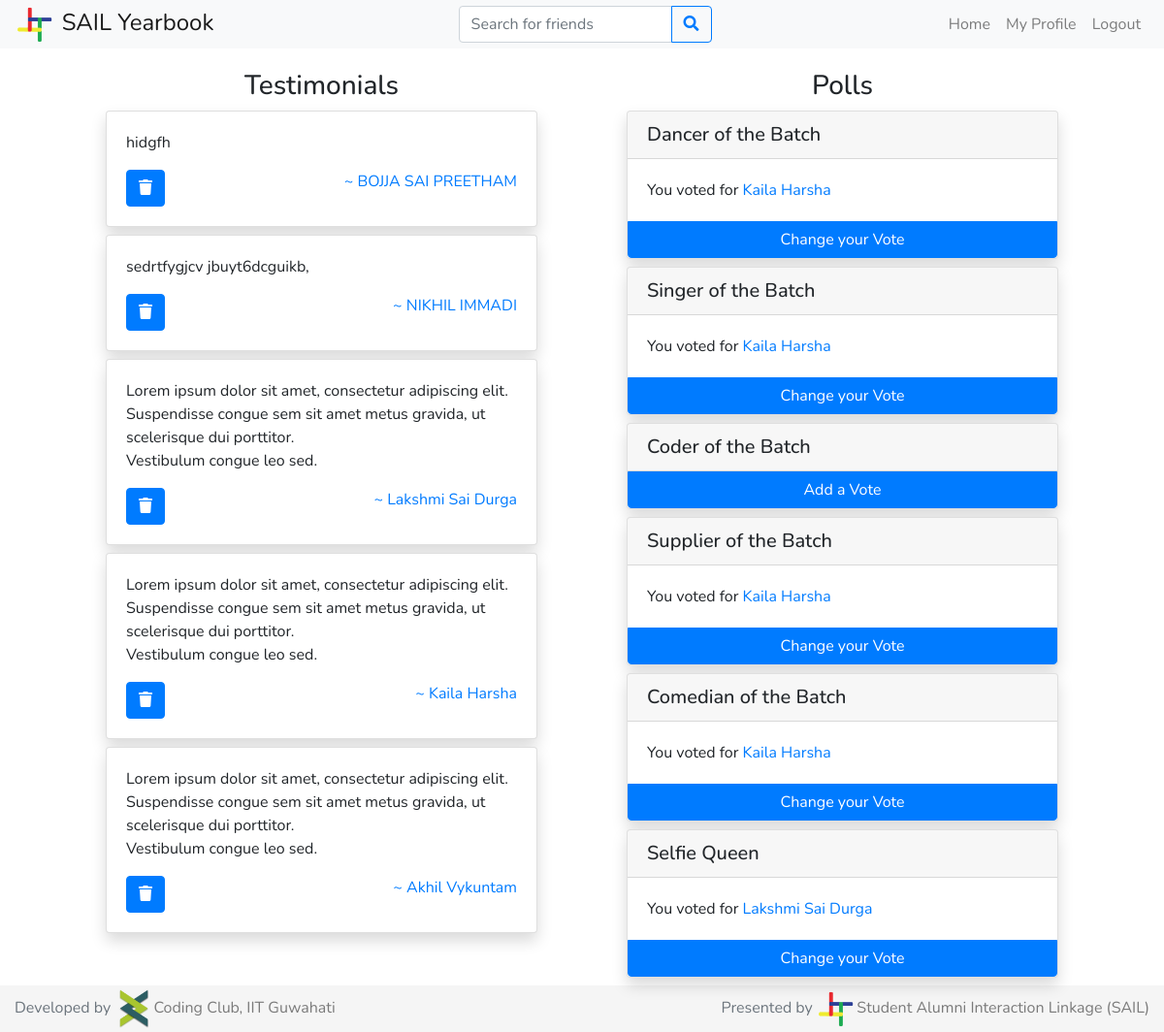
Screenshot of / (signed in) with the database file from the repository.
### students/models.py (models this page shows, shortened)
class Testimonial(models.Model):
    favourite = models.BooleanField(default=False)
    given_by = models.ForeignKey(Profile, null=True, on_delete=models.CASCADE, related_name='given_by')
    content = models.TextField(max_length = 1000)
    given_to = models.ForeignKey(Profile, null=True, on_delete=models.CASCADE, related_name='given_to')

class Profile(models.Model):
    btech = '01'
    mtech = '41'
    phd = '61'
    msc = '21'
    msr = '43'
    ma = '22'
    bdes = '02'
    mdes = '42'
    program_values = (
        (btech, 'BTech'),
        (mtech, 'MTech'),
        (phd, 'PhD'),
        (msc, 'MSc'),
        (msr, 'MS-R'),
        (ma, 'MA'),
        (bdes, 'BDes'),
        (mdes, 'MDes')
    )
    cse = '01'
    ece = '02'
    me = '03'
    ce = '04'
    dd = '05'
    bsbe = '06'
    cl = '07'
    cst = '22'
    eee = '10'
    ma = '23'
    ph = '21'
    rt = '54'
    hss = '41'
    enc = '51'
    env = '52'
    nt = '53'
    lst = '55'
    department_values = (
        (cse, 'Computer Science & Engineering'),
        (ece, 'Electronics & Communication Engineering'),
        (me, 'Mechanical Engineering'),
        (ce, 'Civil Engineering'),
        (dd, 'Design'),
        (bsbe, 'Biosciences & Bioengineering'),
        (cl, 'Chemical Engineering'),
        (cst, 'Chemical Science & Technology'),
        (eee, 'Electronics & Electrical Engineering'),
        (ma, 'Mathematics & Computing'),
        (ph, 'Engineering Physics'),
        (rt, 'Rural Technology'),
        (hss, 'Humanities & Social Sciences'),
        (enc, 'Centre for Energy'),
        (env, 'Centre for Environment'),
        (nt, 'Centre for Nanotechnology'),
        (lst, 'Centre for Linguistic Science & Technology'),
    )
    profile_pic = models.ImageField(upload_to='profile_pics/', default='profile_pics/no-profile-pic.png')
    user = models.ForeignKey(User, on_delete=models.CASCADE)
    full_name = models.CharField(max_length=100)
    rollno = models.IntegerField()
    program = models.CharField(max_length=2, choices=program_values)
    department = models.CharField(max_length=3, choices=department_values)
    bio = models.TextField(max_length=1000)
    graduating = models.BooleanField(default=False)

class PollQuestion (models.Model):
    question = models.CharField(max_length=200)

### students/views.py (the view)
# urls.py: 2. Add a URL to urlpatterns:  path('', views.home, name='home')
def home(request):
    if request.method == 'GET':
        if request.user and not request.user.is_anonymous:
            logged_in = True
        else:
            logged_in = False
        if logged_in:
            user = User.objects.filter(username=request.user.username).first()
            poll_questions = PollQuestion.objects.all()
            polls = {}
            if user.is_superuser:
                for question in poll_questions:
                    answers = PollAnswer.objects.filter(question=question)
                    answers_count = answers.count()
                    poll_dict = {}
                    for answer in answers:
                        if answer.answer in poll_dict.keys():
                            poll_dict[answer.answer].append(answer.voted_by)
                        else:
                            poll_dict[answer.answer] = [answer.voted_by]
                    polls[(question, answers_count)] = sorted(poll_dict.items(), key=votes_sort_key, reverse=True)
                context = {
                    'polls': polls,
                    'user': user,
                    'logged_in': logged_in
                }
                return render(request, 'admin_home.html', context)
            else:
                user_profile = Profile.objects.filter(user=user).first()
                if not user_profile.graduating:
                    context = {
                        'user': user,
                        'user_profile': user_profile,
                        'logged_in': logged_in
                    }
                    return render(request, 'home.html', context)
                else:
                    testimonials = Testimonial.objects.filter(given_to=user_profile).order_by('-id')
                    for question in poll_questions:
                        answers = PollAnswer.objects.filter(question=question)
                        myanswer = answers.filter(voted_by=user_profile).first()
                        if myanswer:
                            myanswer = myanswer.answer
                        else:
                            myanswer = None
                        poll_nominees = []
                        for answer in answers:
                            if answer.answer not in poll_nominees:
                                poll_nominees.append(answer.answer)
                        polls[(question, myanswer)] = sorted(poll_nominees, key=nominees_sort_key)
                    context = {
                        'testimonials': testimonials,
                        'polls': polls,
                        'user': user,
                        'user_profile': user_profile,
                        'logged_in': logged_in
                    }
                    return render(request, 'home.html', context)
        else:
            return HttpResponseRedirect(reverse('login'))
    else:
        return error404(request)

### students/views.py (called while the page is built)
def nominees_sort_key(item):
    return item.full_name

### students/templates/home.html (shortened to what this page needs)
{% extends 'base.html' %}
{% block content %}
    <div class="container-fluid">
        <div class="row mx-lg-5 mt-4">
            {% if user_profile.graduating %}
                <div class="col-lg-6">
                    <h3 class="text-center">Testimonials</h3>
                    <div class="container">
                        {% for testimonial in testimonials %}
                            <div class="card shadow my-2 mx-lg-3" id="testimonial-{{ testimonial.id }}">
                                <div class="card-body">
                                    <p class="card-text">{{ testimonial.content | linebreaksbr }}</p>
                                    <p class="float-left my-0">
                                        <button class="btn btn-primary" onclick="deleteTestimonial({{ testimonial.id }})"><i class="fas fa-trash"></i></button>
                                    </p>
                                    <p class="float-right my-0">
                                        <a href="{% url 'profile' testimonial.given_by.user.username %}">
                                            ~ {{ testimonial.given_by.full_name }}
                                        </a>
                                    </p>
                                </div>
                            </div>
                        {% endfor %}
                    </div>
                </div>
                <div class="col-lg-6">
                    <h3 class="text-center">Polls</h3>
                    <div class="container">
                        {% for question, nominees in polls.items %}
                            <div class="card shadow my-2 mx-lg-3">
                                <div class="card-header">
                                    <h5 class="mb-0">{{ question.0.question }}</h5>
                                </div>
                                {% if question.1 %}
                                <div class="card-body">
                                    <p class="mb-0">You voted for <a href="{% url 'profile' question.1.user.username %}">{{ question.1.full_name }}</a></p>
                                </div>
                                {% endif %}
                                <button type="button" class="btn btn-primary" style="border-top-right-radius: 0;border-top-left-radius: 0;width: 100%;" data-toggle="modal" data-target="#add-vote-modal-{{ question.0.id }}">
                                    {% if question.1 %}Change your{% else %}Add a{% endif %} Vote
                                </button>
                            </div>
                        {% endfor %}
                    </div>
                </div>
            {% else %}
                <div class="col-lg-3"></div>
                <div class="col-lg-6">
                    <h2 class="text-center">Search for the graduating batch students, above to give testimonials.</h2>
                </div>
                <div class="col-lg-3"></div>
            {% endif %}
        </div>
    </div>
{% endblock %}

### students/templates/base.html (shortened to what this page needs)
{% load static %}
<!DOCTYPE html>
<html class="h-100">
<head>
        {% load static %}
        <link rel="stylesheet" href="https://stackpath.bootstrapcdn.com/bootstrap/4.3.1/css/bootstrap.min.css">
        <link rel="stylesheet" href="https://use.fontawesome.com/releases/v5.7.2/css/all.css">
</head>
<body class="d-flex flex-column h-100" style="font-family: 'Nunito', sans-serif;">
    {% if logged_in %}
        <nav class="navbar fixed-top navbar-expand-lg navbar-light bg-light py-0">
            <a class="navbar-brand" href="{% url 'home' %}" style="font-size:x-large">
                <img height="40" src="{% static 'img/sail_logo.png' %}"> SAIL Yearbook
            </a>
            <div class="collapse navbar-collapse" id="mainNavbar">
                <form class="form-inline my-2 my-lg-0 mx-auto" method="get" action="{% url 'search' %}">
                    <div class="input-group">
                        <input class="form-control" name="key" placeholder="Search for friends" autocomplete="off">
                        <div class="input-group-append">
                            <button class="btn btn-outline-primary" type="submit"><i class="fas fa-search"></i></button>
                        </div>
                    </div>
                </form>
                <ul class="navbar-nav">
                    <li class="nav-item">
                        <a class="nav-link" href="{% url 'home' %}">Home</a>
                    </li>
                    <li class="nav-item">
                        <a class="nav-link" href="{% url 'profile' user.username %}">My Profile</a>
                    </li>
                    <li class="nav-item">
                        <a class="nav-link" href="{% url 'logout' %}">Logout</a>
                    </li>
                </ul>
            </div>
        </nav>
    {% endif %}
    <main class="flex-shrink-0 mt-5">
        {% block content %}{% endblock %}
    </main>
    <footer class="footer mt-auto py-1" style="background-color: #f5f5f5;">
        <div class="container-fluid">
            <span class="text-muted float-left">Developed by <a href="https://www.facebook.com/codingclubiitg/" class="d-inline-block pl-0 text-black-50"><img src="{% static 'img/cc_logo.png' %}" height="40">Coding Club, IIT Guwahati</a></span>
            <span class="text-muted float-right">Presented by <a href="http://iitg.ac.in/sail/index.html" class="d-inline-block pl-0 text-black-50"><img src="{% static 'img/sail_logo.png' %}" height="40">Student Alumni Interaction Linkage (SAIL)</a></span>
        </div>
    </footer>
</body>
</html>

### rows the page displays
Testimonial: content "hidgfh", given_by.full_name "BOJJA SAI PREETHAM"
Testimonial: content "sedrtfygjcv jbuyt6dcguikb,", given_by.full_name "NIKHIL IMMADI"
Testimonial: content "Lorem ipsum dolor sit amet, consectetur adipiscing elit. Suspendisse congue sem sit amet metus gravida, ut scelerisque dui porttitor. Vestibulum congue leo sed.", given_by.full_name "Lakshmi Sai Durga"
Testimonial: content "Lorem ipsum dolor sit amet, consectetur adipiscing elit. Suspendisse congue sem sit amet metus gravida, ut scelerisque dui porttitor. Vestibulum congue leo sed.", given_by.full_name "Kaila Harsha"
Testimonial: content "Lorem ipsum dolor sit amet, consectetur adipiscing elit. Suspendisse congue sem sit amet metus gravida, ut scelerisque dui porttitor. Vestibulum congue leo sed.", given_by.full_name "Akhil Vykuntam"
PollQuestion: question "Dancer of the Batch", full_name "Kaila Harsha", {{ question.0.id }} 1 (drawn), shows "Change your"
PollQuestion: question "Singer of the Batch", full_name "Kaila Harsha", shows "Change your"
PollQuestion: question "Coder of the Batch", shows "Add a"
PollQuestion: question "Supplier of the Batch", full_name "Kaila Harsha", shows "Change your"
PollQuestion: question "Comedian of the Batch", full_name "Kaila Harsha", shows "Change your"
PollQuestion: question "Selfie Queen", full_name "Lakshmi Sai Durga", shows "Change your"
